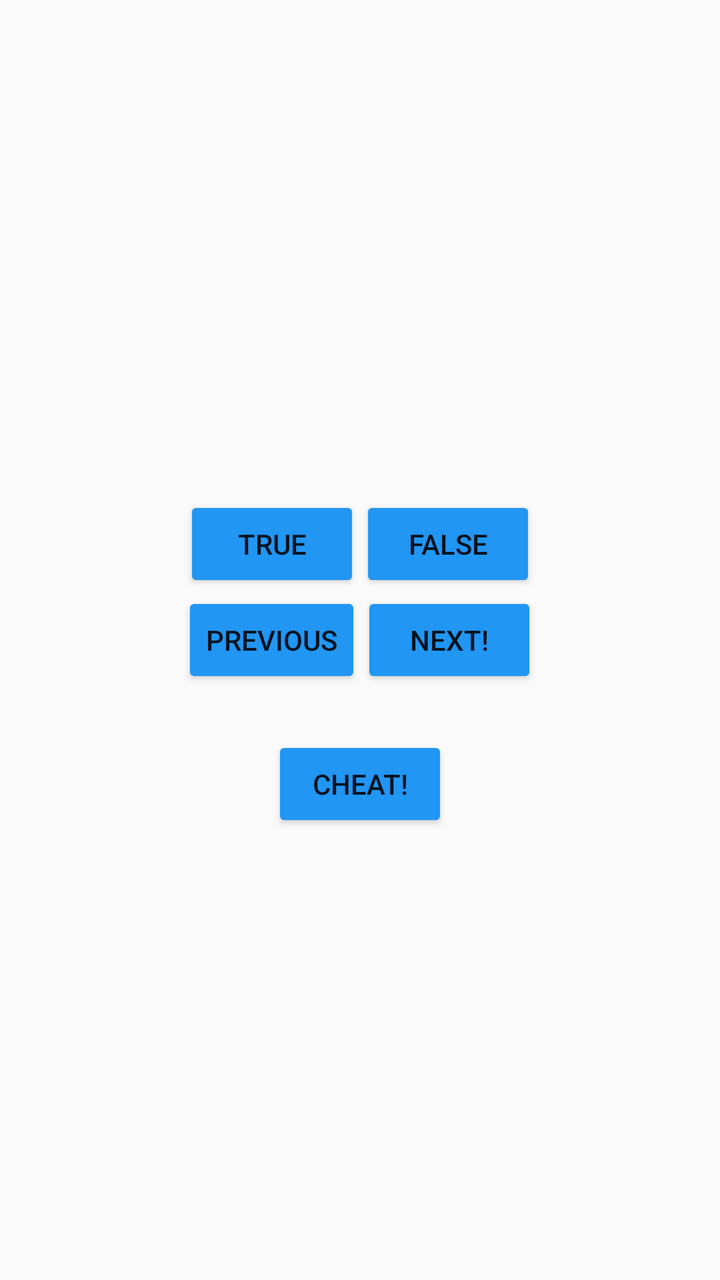
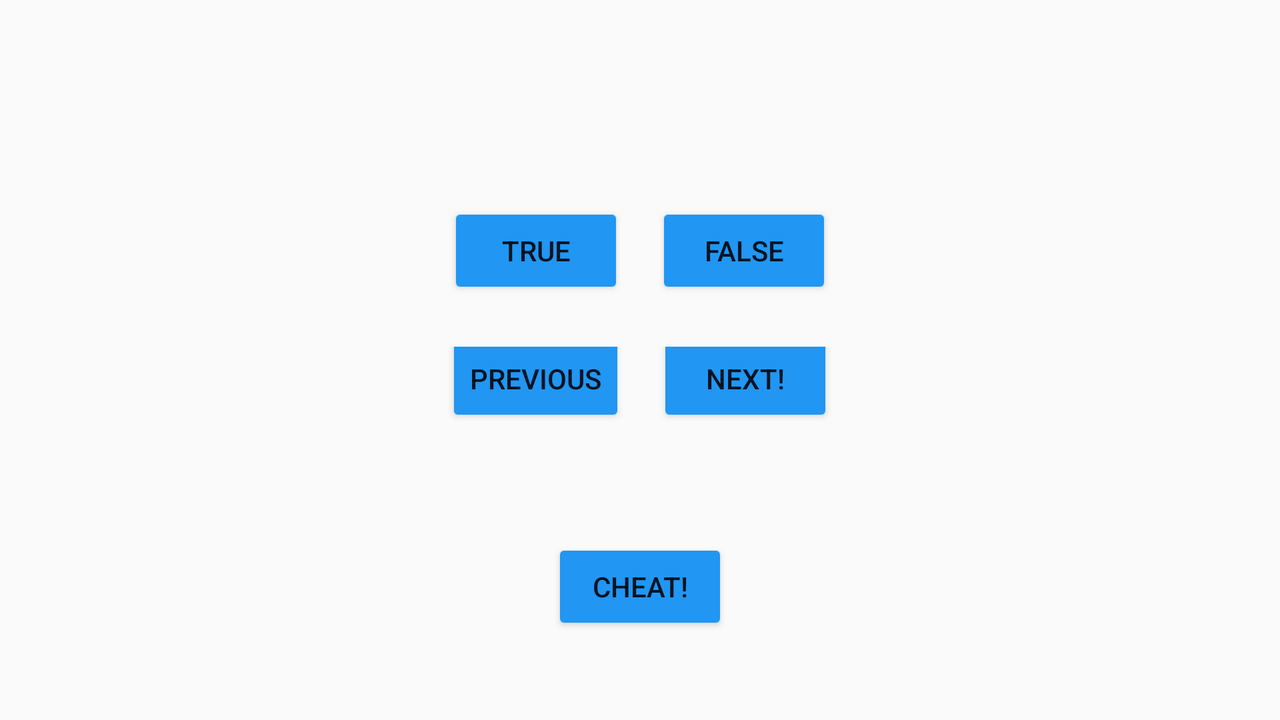

Compare how this app lays out the same screen by default and in its alternative resource folder. The renders come first, then the two layout files and the values they reference.
<!-- AndroidManifest.xml: application theme AppTheme -->
<!-- res/layout/activity_quiz.xml -->
<LinearLayout
    xmlns:android="http://schemas.android.com/apk/res/android"
    android:layout_width="match_parent"
    android:layout_height="match_parent"
    android:gravity="center"
    android:orientation="vertical" >

    <TextView
        android:id="@+id/question_text_view"
        android:layout_width="wrap_content"
        android:layout_height="wrap_content"
        android:padding="24dp"
    />

    <LinearLayout
        android:layout_width="wrap_content"
        android:layout_height="wrap_content"
        android:orientation="horizontal" >

        <Button
            android:id="@+id/true_button"
            android:layout_width="wrap_content"
            android:layout_height="wrap_content"
            android:text="@string/true_button"
        />

        <Button
            android:id="@+id/false_button"
            android:layout_width="wrap_content"
            android:layout_height="wrap_content"
            android:text="@string/false_button"
        />
    </LinearLayout>

    <LinearLayout
        android:layout_width="wrap_content"
        android:layout_height="wrap_content"
        android:orientation="horizontal" >

        <Button
            android:id="@+id/previous_button"
            android:layout_width="wrap_content"
            android:layout_height="wrap_content"
            android:text="@string/previous_button"
            android:drawableLeft="@drawable/arrow_left"
            android:drawablePadding="4dp"
        />

        <Button
            android:id="@+id/next_button"
            android:layout_width="wrap_content"
            android:layout_height="wrap_content"
            android:text="@string/next_button"
            android:drawableRight="@drawable/arrow_right"
            android:drawablePadding="4dp"
        />
    </LinearLayout>

    <Button
        android:layout_width="wrap_content"
        android:layout_height="wrap_content"
        android:id="@+id/cheat_button"
        android:text="@string/cheat_button"
        android:layout_margin="24dp"
        android:layout_gravity="bottom|center"
    />
    <TextView
        android:layout_width="wrap_content"
        android:layout_height="wrap_content"
        android:id="@+id/build_version"/>
</LinearLayout>
<!-- resources referenced by this layout -->
<resources>
  <string name="cheat_button">Cheat!</string>
  <string name="false_button">False</string>
  <string name="next_button">Next!</string>
  <string name="previous_button">Previous</string>
  <string name="true_button">True</string>
  <style name="AppTheme" parent="Theme.AppCompat.Light.DarkActionBar">
          
          <item name="android:colorButtonNormal">#2196f3</item>
      </style>
</resources>
<!-- res/layout-land/activity_quiz.xml (the repository's variant of the layout above) -->
<!-- drawn on the phone turned sideways -->
<LinearLayout
    xmlns:android="http://schemas.android.com/apk/res/android"
    android:layout_width="match_parent"
    android:layout_height="match_parent"
    android:gravity="center"
    android:orientation="vertical" >

    <TextView
        android:id="@+id/question_text_view"
        android:layout_width="wrap_content"
        android:layout_height="wrap_content"
        android:layout_gravity="center"
        android:padding="24dp"
        />

    <LinearLayout
        android:layout_width="wrap_content"
        android:layout_height="wrap_content"
        android:orientation="horizontal"
        android:layout_gravity="center"
        android:padding="8dp"
    >

        <Button
            android:id="@+id/true_button"
            android:layout_width="wrap_content"
            android:layout_height="wrap_content"
            android:text="@string/true_button"
            android:layout_gravity="center_horizontal|top"
            android:layout_margin="8dp"
            />

        <Button
            android:id="@+id/false_button"
            android:layout_width="wrap_content"
            android:layout_height="wrap_content"
            android:text="@string/false_button"
            android:layout_gravity="center_horizontal|top"
            android:layout_margin="8dp"
            />
    </LinearLayout>

    <LinearLayout
        android:layout_width="wrap_content"
        android:layout_height="wrap_content"
        android:orientation="horizontal"
        android:padding="8dp">

        <Button
            android:id="@+id/previous_button"
            android:layout_width="wrap_content"
            android:layout_height="wrap_content"
            android:text="@string/previous_button"
            android:drawableLeft="@drawable/arrow_left"
            android:drawablePadding="4dp"
            android:layout_gravity="bottom|right"
            android:layout_margin="8dp"
            />

        <Button
            android:id="@+id/next_button"
            android:layout_width="wrap_content"
            android:layout_height="wrap_content"
            android:text="@string/next_button"
            android:drawableRight="@drawable/arrow_right"
            android:drawablePadding="4dp"
            android:layout_gravity="bottom|right"
            android:layout_margin="8dp"
        />


    </LinearLayout>

    <Button
        android:layout_width="wrap_content"
        android:layout_height="wrap_content"
        android:id="@+id/cheat_button"
        android:text="@string/cheat_button"
        android:layout_margin="24dp"
        android:layout_gravity="bottom|center"
        />
</LinearLayout>
